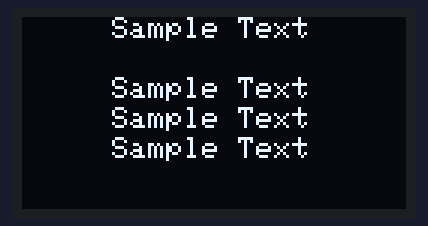
Simulated run of this sketch. Board: Arduino Uno, built with avr-gcc and run on an emulated ATmega328P. Parts: 128×64 one-colour display. The display library's start-up logo is not drawn.

Above: at 2.3 s.

Measured:
- what the display in image 0 shows lasts 5.0 s, from 2.3 s to 7.3 s

The sketch:

OLED_Hello_World.ino
```cpp
#include <Wire.h>
#include <Adafruit_GFX.h>
#include <Adafruit_SSD1306.h>

#define OLED_RESET 4
Adafruit_SSD1306 display(OLED_RESET);

#define NUMFLAKES 10
#define XPOS 0
#define YPOS 1
#define DELTAY 2

#define LOGO16_GLCD_HEIGHT 16
#define LOGO16_GLCD_WIDTH  16
static unsigned char PROGMEM const logo16_glcd_bmp[] =
{ B00000000, B11000000,
  B00000001, B11000000,
  B00000001, B11000000,
  B00000011, B11100000,
  B11110011, B11100000,
  B11111110, B11111000,
  B01111110, B11111111,
  B00110011, B10011111,
  B00011111, B11111100,
  B00001101, B01110000,
  B00011011, B10100000,
  B00111111, B11100000,
  B00111111, B11110000,
  B01111100, B11110000,
  B01110000, B01110000,
  B00000000, B00110000
 };

#if (SSD1306_LCDHEIGHT != 64)
#error("Height incorrect, please fix Adafruit_SSD1306.h!");
#endif

void setup() {
  //Set Serial baud rate
  Serial.begin(9600);
  delay(200);

  // initialize with the I2C addr 0x3D (for the 128x64)
  display.begin(SSD1306_SWITCHCAPVCC, 0x3C);

  // show splashscreen
  display.display();
  delay(2000);
  display.clearDisplay();

  display.setTextSize(1);
  display.setTextColor(WHITE);
  display.setCursor(30, 0);
  display.println("Sample Text");
  display.setCursor(30, 20);
  display.println("Sample Text");
  display.setCursor(30, 30);
  display.println("Sample Text");
  display.setCursor(30, 40);
  display.println("Sample Text");
  display.display();
  delay(5000);
  display.clearDisplay();
  display.display();
  delay(2000);

}

void loop() {
  // Display Hello World
  /*display.setTextSize(1);
  display.setTextColor(WHITE);
  display.setCursor(30, 0);
  display.println("Hello World");
  delay(2000);
  display.clearDisplay();
  delay(2000);*/

}
```
